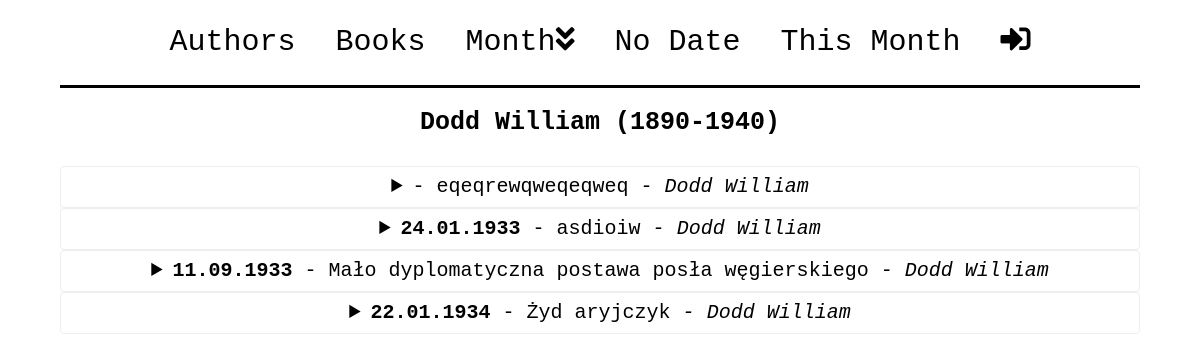
Page /authors/2 on the earlier database version.
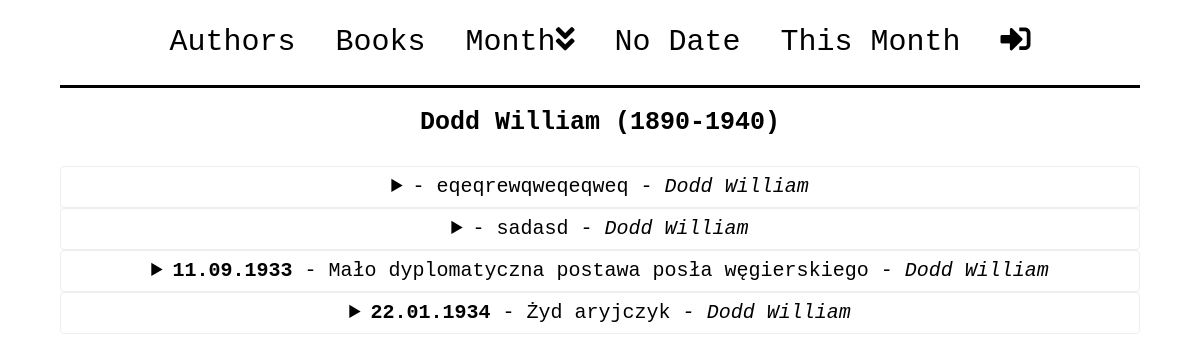
Same page on the later database version.
### Quote/models.py (models this page shows)
class Quote(models.Model):
    choice=[
        ('No','No'),
        ('Yes','Yes')
        ]
    desc=models.CharField(max_length=100, verbose_name=u"Description:")
    date=models.DateField(null=True, blank=True, verbose_name=u"Date of the Quote:", help_text="<em>YYYY-MM-DD</em>.")
    text=models.TextField(verbose_name=u"Quote Text:")
    page=models.PositiveSmallIntegerField(null=True, verbose_name=u"Page:")
    author=models.ForeignKey(Author, null=True, on_delete=models.CASCADE, verbose_name=u"Author:")
    book=models.ForeignKey(Book, null=True, on_delete=models.CASCADE, verbose_name=u"Book:")
    check=models.CharField(max_length=3, choices=choice, default='No')
    class Meta:
        ordering=['date']
    def __str__(self):
        return self.desc

class Author(models.Model):
    surname=models.CharField(max_length=100, verbose_name=u"Surname:")
    name=models.CharField(max_length=100, verbose_name=u"Name:")
    birth=models.IntegerField(default=0000, blank=False, null=False, verbose_name=u"Birth Year:")
    death=models.IntegerField(default=0000, blank=False, null=False, verbose_name=u"Death Year:")
    class Meta:
        unique_together = ('surname', 'name')
        ordering=['surname', 'name']
    def __str__(self):
        return self.surname + ' ' + self.name + ' (' + str(self.birth) + '-' + str(self.death) + ')'

### Quote/views.py (the view)
# urls.py: path('authors/<int:id>', AuthorView, name='author'),
def AuthorView(request, id):
    quoteSource=Author.objects.get(pk=id)
    quote=Quote.objects.filter(author=quoteSource).order_by('date')
    obj={
        'quoteSource':quoteSource,
        'quote':quote,
        }
    return render(request, 'quotes.html', obj)

### Quote/models.py (called while the page is built)
    def __str__(self):
        return self.houseName

### templates/quotes.html (shortened to what this page needs)
<!DOCTYPE html>
{%extends 'main.html'%}
{% block body %}
<h2>{{quoteSource}}</h2>
{% for quote in quote %}
<div class="row justify-content-center">
  <div class="col">
    <details class="quoteBox">
      <summary class="title">
        <b>{{quote.date|date:"d.m.Y"}}</b> - {{quote}} <i>- {{quote.author.surname}} {{quote.author.name}}</i>
      </summary>
    </details>
  </div>
</div>
{% endfor %}
{% endblock %}

Differences in the rows shown:
no longer on this page (row edited): Quote: date "24.01.1933", desc "asdioiw", author.surname "Dodd", author.name "William"
added Quote: desc "sadasd", author.surname "Dodd", author.name "William"
